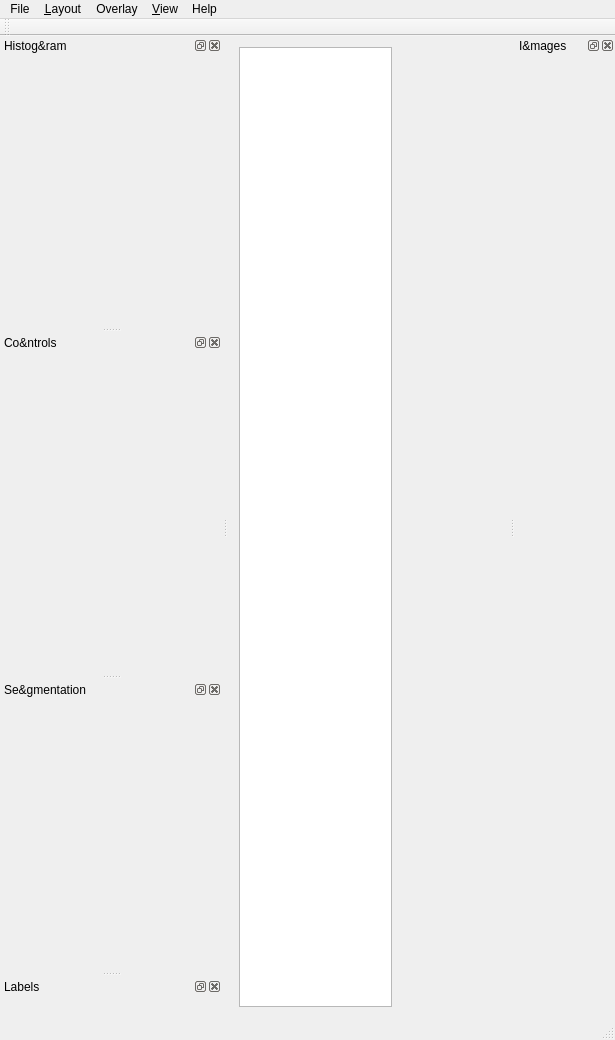
<?xml version="1.0" encoding="UTF-8"?>
<ui version="4.0">
 <class>MainWindow</class>
 <widget class="QMainWindow" name="MainWindow">
  <property name="enabled">
   <bool>true</bool>
  </property>
  <property name="geometry">
   <rect>
    <x>0</x>
    <y>0</y>
    <width>615</width>
    <height>1020</height>
   </rect>
  </property>
  <property name="minimumSize">
   <size>
    <width>190</width>
    <height>0</height>
   </size>
  </property>
  <property name="windowTitle">
   <string>Bial</string>
  </property>
  <property name="windowIcon">
   <iconset resource="../qrs/resources.qrc">
    <normaloff>:/icons/bial-logo.png</normaloff>:/icons/bial-logo.png</iconset>
  </property>
  <property name="unifiedTitleAndToolBarOnMac">
   <bool>true</bool>
  </property>
  <widget class="QWidget" name="centralWidget">
   <layout class="QGridLayout" name="gridLayout">
    <item row="0" column="0">
     <widget class="GraphicsView" name="logoView">
      <property name="focusPolicy">
       <enum>Qt::NoFocus</enum>
      </property>
      <property name="verticalScrollBarPolicy">
       <enum>Qt::ScrollBarAlwaysOff</enum>
      </property>
      <property name="horizontalScrollBarPolicy">
       <enum>Qt::ScrollBarAlwaysOff</enum>
      </property>
      <property name="resizeAnchor">
       <enum>QGraphicsView::NoAnchor</enum>
      </property>
     </widget>
    </item>
    <item row="0" column="1">
     <layout class="QHBoxLayout" name="horizontalLayout">
      <item>
       <widget class="ImageViewer" name="imageViewer" native="true">
        <property name="minimumSize">
         <size>
          <width>100</width>
          <height>0</height>
         </size>
        </property>
        <layout class="QGridLayout" name="gridLayout_6"/>
       </widget>
      </item>
     </layout>
    </item>
   </layout>
  </widget>
  <widget class="QStatusBar" name="statusBar"/>
  <widget class="QMenuBar" name="menuBar">
   <property name="geometry">
    <rect>
     <x>0</x>
     <y>0</y>
     <width>615</width>
     <height>19</height>
    </rect>
   </property>
   <widget class="QMenu" name="menuFile">
    <property name="title">
     <string>File</string>
    </property>
    <widget class="QMenu" name="menuRecent_files">
     <property name="enabled">
      <bool>false</bool>
     </property>
     <property name="title">
      <string>R&amp;ecent files:</string>
     </property>
    </widget>
    <addaction name="actionOpen_image"/>
    <addaction name="actionOpen_DicomDir"/>
    <addaction name="actionOpen_folder"/>
    <addaction name="separator"/>
    <addaction name="actionAdd_image"/>
    <addaction name="actionRemove_current_image"/>
    <addaction name="separator"/>
    <addaction name="actionAddLabel"/>
    <addaction name="separator"/>
    <addaction name="menuRecent_files"/>
    <addaction name="separator"/>
    <addaction name="actionPrint"/>
    <addaction name="separator"/>
    <addaction name="actionQuit"/>
   </widget>
   <widget class="QMenu" name="menuOverlay">
    <property name="title">
     <string>Overlay</string>
    </property>
    <widget class="QMenu" name="menuColor_2">
     <property name="title">
      <string>&amp;Color</string>
     </property>
     <addaction name="actionRedPen"/>
     <addaction name="actionBluePen"/>
     <addaction name="actionGreenPen"/>
     <addaction name="actionBlackPen"/>
     <addaction name="actionWhitePen"/>
    </widget>
    <addaction name="actionToggle_overlay"/>
    <addaction name="menuColor_2"/>
   </widget>
   <widget class="QMenu" name="menuWindow">
    <property name="title">
     <string>&amp;View</string>
    </property>
    <widget class="QMenu" name="menuBackground_color">
     <property name="title">
      <string>&amp;Background color</string>
     </property>
     <addaction name="actionBlack_background"/>
     <addaction name="actionWhite_background"/>
     <addaction name="actionRed_background"/>
     <addaction name="actionGreen_background"/>
     <addaction name="actionBlue_background"/>
    </widget>
    <addaction name="separator"/>
    <addaction name="actionShow_controls_dock"/>
    <addaction name="actionHistogram_dock"/>
    <addaction name="actionShow_images_dock"/>
    <addaction name="actionSegmentation_dock"/>
    <addaction name="actionLabels_dock"/>
    <addaction name="separator"/>
    <addaction name="menuBackground_color"/>
    <addaction name="separator"/>
   </widget>
   <widget class="QMenu" name="menuLayout">
    <property name="enabled">
     <bool>true</bool>
    </property>
    <property name="title">
     <string>&amp;Layout</string>
    </property>
    <widget class="QMenu" name="menu1_View">
     <property name="enabled">
      <bool>true</bool>
     </property>
     <property name="title">
      <string>&amp;1 view</string>
     </property>
     <addaction name="actionAxial"/>
     <addaction name="actionCoronal"/>
     <addaction name="actionSagittal"/>
     <addaction name="actionRed_channel"/>
     <addaction name="actionGreen_channel"/>
     <addaction name="actionBlue_channel"/>
     <addaction name="actionAll_channels"/>
    </widget>
    <addaction name="menu1_View"/>
    <addaction name="action3_Views"/>
    <addaction name="action4_Views"/>
    <addaction name="separator"/>
    <addaction name="actionVertical"/>
    <addaction name="actionHorizontal"/>
    <addaction name="actionGrid"/>
   </widget>
   <widget class="QMenu" name="menuHelp">
    <property name="title">
     <string>Help</string>
    </property>
    <widget class="QMenu" name="menuApplication_Language">
     <property name="title">
      <string>Switch Application &amp;Language</string>
     </property>
     <addaction name="actionEnglish"/>
     <addaction name="actionPortuguese"/>
    </widget>
    <addaction name="actionSelect_default_folder"/>
    <addaction name="menuApplication_Language"/>
    <addaction name="separator"/>
    <addaction name="actionAbout"/>
   </widget>
   <addaction name="menuFile"/>
   <addaction name="menuLayout"/>
   <addaction name="menuOverlay"/>
   <addaction name="menuWindow"/>
   <addaction name="menuHelp"/>
  </widget>
  <widget class="QDockWidget" name="thumbsDock">
   <property name="sizePolicy">
    <sizepolicy hsizetype="Fixed" vsizetype="Preferred">
     <horstretch>0</horstretch>
     <verstretch>0</verstretch>
    </sizepolicy>
   </property>
   <property name="minimumSize">
    <size>
     <width>100</width>
     <height>35</height>
    </size>
   </property>
   <property name="maximumSize">
    <size>
     <width>524287</width>
     <height>524287</height>
    </size>
   </property>
   <property name="allowedAreas">
    <set>Qt::RightDockWidgetArea</set>
   </property>
   <property name="windowTitle">
    <string>I&amp;mages</string>
   </property>
   <attribute name="dockWidgetArea">
    <number>2</number>
   </attribute>
   <widget class="QWidget" name="dockWidgetContents">
    <layout class="QGridLayout" name="gridLayout_12">
     <property name="leftMargin">
      <number>0</number>
     </property>
     <property name="topMargin">
      <number>0</number>
     </property>
     <property name="rightMargin">
      <number>0</number>
     </property>
     <property name="bottomMargin">
      <number>0</number>
     </property>
     <property name="spacing">
      <number>0</number>
     </property>
     <item row="0" column="0">
      <widget class="ThumbsWidget" name="thumbsWidget" native="true">
       <property name="sizePolicy">
        <sizepolicy hsizetype="Fixed" vsizetype="Preferred">
         <horstretch>0</horstretch>
         <verstretch>0</verstretch>
        </sizepolicy>
       </property>
       <property name="minimumSize">
        <size>
         <width>100</width>
         <height>0</height>
        </size>
       </property>
       <property name="maximumSize">
        <size>
         <width>100</width>
         <height>16777215</height>
        </size>
       </property>
      </widget>
     </item>
    </layout>
   </widget>
  </widget>
  <widget class="QDockWidget" name="dockWidgetHistogram">
   <property name="windowTitle">
    <string>Histog&amp;ram</string>
   </property>
   <attribute name="dockWidgetArea">
    <number>1</number>
   </attribute>
   <widget class="QWidget" name="dockWidgetContents_2">
    <layout class="QGridLayout" name="gridLayout_2">
     <item row="0" column="0">
      <widget class="QCustomPlot" name="histogramWidget" native="true">
       <property name="minimumSize">
        <size>
         <width>200</width>
         <height>250</height>
        </size>
       </property>
      </widget>
     </item>
    </layout>
   </widget>
  </widget>
  <widget class="QDockWidget" name="controlsDock">
   <property name="windowTitle">
    <string>Co&amp;ntrols</string>
   </property>
   <attribute name="dockWidgetArea">
    <number>1</number>
   </attribute>
   <widget class="QWidget" name="dockWidgetContents_7">
    <layout class="QGridLayout" name="gridLayout_3">
     <item row="0" column="0">
      <widget class="ControlsWidget" name="controlsWidget" native="true">
       <property name="minimumSize">
        <size>
         <width>0</width>
         <height>300</height>
        </size>
       </property>
      </widget>
     </item>
    </layout>
   </widget>
  </widget>
  <widget class="QDockWidget" name="dockWidgetSegmentation">
   <property name="windowTitle">
    <string>Se&amp;gmentation</string>
   </property>
   <attribute name="dockWidgetArea">
    <number>1</number>
   </attribute>
   <widget class="QWidget" name="dockWidgetContents_3">
    <layout class="QGridLayout" name="gridLayout_4">
     <item row="0" column="0">
      <widget class="SegmentationWidget" name="segmentationWidget" native="true">
       <property name="minimumSize">
        <size>
         <width>0</width>
         <height>250</height>
        </size>
       </property>
      </widget>
     </item>
    </layout>
   </widget>
  </widget>
  <widget class="QToolBar" name="toolBar">
   <property name="windowTitle">
    <string>toolBar</string>
   </property>
   <property name="floatable">
    <bool>false</bool>
   </property>
   <attribute name="toolBarArea">
    <enum>TopToolBarArea</enum>
   </attribute>
   <attribute name="toolBarBreak">
    <bool>false</bool>
   </attribute>
  </widget>
  <widget class="QDockWidget" name="dockWidgetLabels">
   <property name="windowTitle">
    <string>Labels</string>
   </property>
   <attribute name="dockWidgetArea">
    <number>1</number>
   </attribute>
   <widget class="QWidget" name="dockWidgetContents_5">
    <layout class="QGridLayout" name="gridLayout_5">
     <item row="0" column="0">
      <widget class="LabelsWidget" name="labelsWidget" native="true"/>
     </item>
    </layout>
   </widget>
  </widget>
  <action name="actionOpen_image">
   <property name="text">
    <string>&amp;Open image...</string>
   </property>
   <property name="shortcut">
    <string>Ctrl+O</string>
   </property>
  </action>
  <action name="actionOpen_folder">
   <property name="text">
    <string>Open &amp;folder...</string>
   </property>
   <property name="shortcut">
    <string>Ctrl+Shift+O</string>
   </property>
  </action>
  <action name="actionAdd_image">
   <property name="text">
    <string>&amp;Add image...</string>
   </property>
   <property name="shortcut">
    <string>Ctrl+T</string>
   </property>
  </action>
  <action name="actionRemove_current_image">
   <property name="text">
    <string>&amp;Remove current image</string>
   </property>
   <property name="shortcut">
    <string>Ctrl+W</string>
   </property>
  </action>
  <action name="actionAddLabel">
   <property name="text">
    <string>&amp;Load label</string>
   </property>
   <property name="shortcut">
    <string>Ctrl+L</string>
   </property>
  </action>
  <action name="actionBlue_background">
   <property name="text">
    <string>B&amp;lue background</string>
   </property>
  </action>
  <action name="actionRed_background">
   <property name="text">
    <string>&amp;Red background</string>
   </property>
  </action>
  <action name="actionGreen_background">
   <property name="text">
    <string>&amp;Green background</string>
   </property>
  </action>
  <action name="actionBlack_background">
   <property name="text">
    <string>&amp;Black background</string>
   </property>
  </action>
  <action name="actionWhite_background">
   <property name="text">
    <string>&amp;White background</string>
   </property>
  </action>
  <action name="actionCoronal">
   <property name="text">
    <string>&amp;Coronal</string>
   </property>
  </action>
  <action name="actionSagittal">
   <property name="text">
    <string>&amp;Sagittal</string>
   </property>
  </action>
  <action name="actionAxial">
   <property name="text">
    <string>&amp;Axial</string>
   </property>
  </action>
  <action name="action3_Views">
   <property name="text">
    <string>&amp;3 views</string>
   </property>
  </action>
  <action name="action4_Views">
   <property name="text">
    <string>&amp;4 views</string>
   </property>
  </action>
  <action name="actionVertical">
   <property name="text">
    <string>&amp;Vertical</string>
   </property>
   <property name="toolTip">
    <string>Vertical</string>
   </property>
  </action>
  <action name="actionHorizontal">
   <property name="text">
    <string>&amp;Horizontal</string>
   </property>
   <property name="toolTip">
    <string>Horizontal</string>
   </property>
  </action>
  <action name="actionGrid">
   <property name="text">
    <string>&amp;Grid</string>
   </property>
   <property name="toolTip">
    <string>Grid</string>
   </property>
  </action>
  <action name="actionSelect_default_folder">
   <property name="text">
    <string>&amp;Select default folder...</string>
   </property>
  </action>
  <action name="actionToggle_overlay">
   <property name="text">
    <string>&amp;Activate/Deactivate</string>
   </property>
   <property name="shortcut">
    <string>Space</string>
   </property>
  </action>
  <action name="actionShow_controls_dock">
   <property name="checkable">
    <bool>true</bool>
   </property>
   <property name="text">
    <string>&amp;Controls dock</string>
   </property>
   <property name="shortcut">
    <string>Ctrl+1</string>
   </property>
  </action>
  <action name="actionShow_images_dock">
   <property name="checkable">
    <bool>true</bool>
   </property>
   <property name="text">
    <string>&amp;Thumbnails dock</string>
   </property>
   <property name="shortcut">
    <string>Ctrl+3</string>
   </property>
  </action>
  <action name="actionRemove_current_label">
   <property name="text">
    <string>Remove label</string>
   </property>
  </action>
  <action name="actionAbout">
   <property name="text">
    <string>&amp;About</string>
   </property>
  </action>
  <action name="actionQuit">
   <property name="text">
    <string>&amp;Quit</string>
   </property>
   <property name="shortcut">
    <string>Ctrl+Q</string>
   </property>
  </action>
  <action name="actionRedPen">
   <property name="text">
    <string>&amp;Red</string>
   </property>
  </action>
  <action name="actionBluePen">
   <property name="text">
    <string>&amp;Blue</string>
   </property>
  </action>
  <action name="actionGreenPen">
   <property name="text">
    <string>&amp;Green</string>
   </property>
  </action>
  <action name="actionBlackPen">
   <property name="text">
    <string>B&amp;lack</string>
   </property>
  </action>
  <action name="actionWhitePen">
   <property name="text">
    <string>&amp;White</string>
   </property>
  </action>
  <action name="actionEnglish">
   <property name="text">
    <string>&amp;English</string>
   </property>
  </action>
  <action name="actionPortuguese">
   <property name="text">
    <string>&amp;Portuguese</string>
   </property>
  </action>
  <action name="actionOpen_DicomDir">
   <property name="text">
    <string>Open &amp;DicomDir</string>
   </property>
   <property name="shortcut">
    <string>Ctrl+D</string>
   </property>
  </action>
  <action name="actionPrint">
   <property name="text">
    <string>&amp;Print...</string>
   </property>
   <property name="shortcut">
    <string>Ctrl+P</string>
   </property>
  </action>
  <action name="actionRed_channel">
   <property name="text">
    <string>&amp;Red channel</string>
   </property>
  </action>
  <action name="actionGreen_channel">
   <property name="text">
    <string>&amp;Green channel</string>
   </property>
  </action>
  <action name="actionBlue_channel">
   <property name="text">
    <string>&amp;Blue channel</string>
   </property>
  </action>
  <action name="actionAll_channels">
   <property name="text">
    <string>A&amp;ll channels</string>
   </property>
  </action>
  <action name="actionHistogram_dock">
   <property name="checkable">
    <bool>true</bool>
   </property>
   <property name="text">
    <string>&amp;Histogram dock</string>
   </property>
   <property name="shortcut">
    <string>Ctrl+2</string>
   </property>
  </action>
  <action name="actionSegmentation_dock">
   <property name="checkable">
    <bool>true</bool>
   </property>
   <property name="text">
    <string>&amp;Segmentation dock</string>
   </property>
   <property name="shortcut">
    <string>Ctrl+4</string>
   </property>
  </action>
  <action name="actionLabels_dock">
   <property name="checkable">
    <bool>true</bool>
   </property>
   <property name="text">
    <string>&amp;Labels dock</string>
   </property>
   <property name="shortcut">
    <string>Ctrl+5</string>
   </property>
  </action>
 </widget>
 <layoutdefault spacing="6" margin="11"/>
 <customwidgets>
  <customwidget>
   <class>GraphicsView</class>
   <extends>QGraphicsView</extends>
   <header>src/graphicsview.h</header>
  </customwidget>
  <customwidget>
   <class>ControlsWidget</class>
   <extends>QWidget</extends>
   <header>src/controlswidget.h</header>
   <container>1</container>
  </customwidget>
  <customwidget>
   <class>ThumbsWidget</class>
   <extends>QWidget</extends>
   <header>src/thumbswidget.h</header>
   <container>1</container>
  </customwidget>
  <customwidget>
   <class>ImageViewer</class>
   <extends>QWidget</extends>
   <header>src/imageviewer.h</header>
   <container>1</container>
  </customwidget>
  <customwidget>
   <class>QCustomPlot</class>
   <extends>QWidget</extends>
   <header>thirdParty/qcustomplot.h</header>
   <container>1</container>
  </customwidget>
  <customwidget>
   <class>SegmentationWidget</class>
   <extends>QWidget</extends>
   <header>src/segmentationwidget.h</header>
   <container>1</container>
  </customwidget>
  <customwidget>
   <class>LabelsWidget</class>
   <extends>QWidget</extends>
   <header>src/labelswidget.h</header>
   <container>1</container>
  </customwidget>
 </customwidgets>
 <resources>
  <include location="../qrs/resources.qrc"/>
 </resources>
 <connections/>
</ui>
